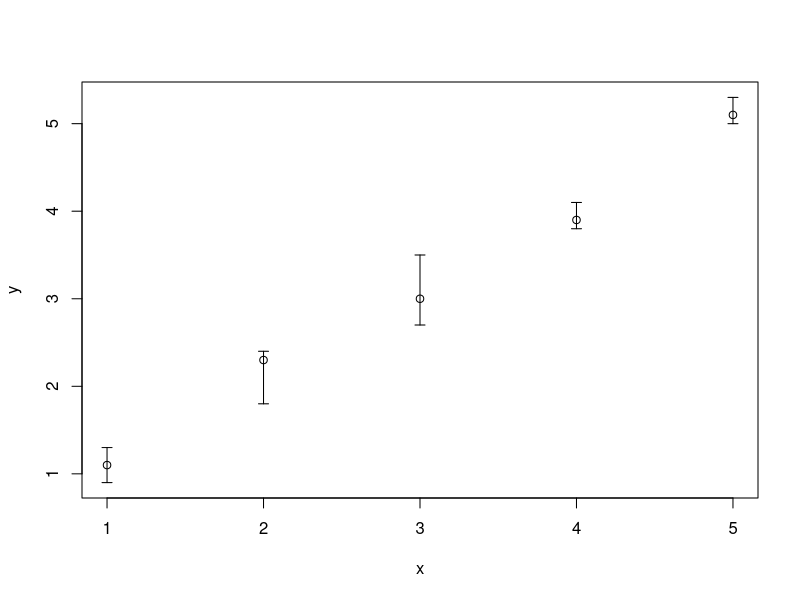

Write R code to recreate this figure.
## ---- chunk 1
x<-c(1,2,3,4,5)
y<-c(1.1, 2.3, 3.0, 3.9, 5.1)
ucl<-c(1.3, 2.4, 3.5, 4.1, 5.3)
lcl<-c(.9, 1.8, 2.7, 3.8, 5.0)
plot(x,y, ylim=range(c(lcl,ucl)))
arrows(x,ucl,x,lcl,length=.05,angle=90,code=3) 
